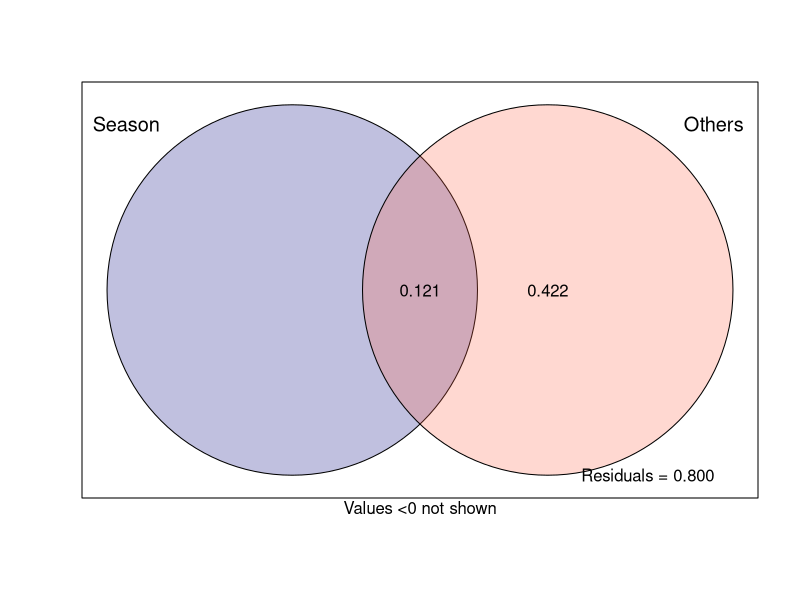
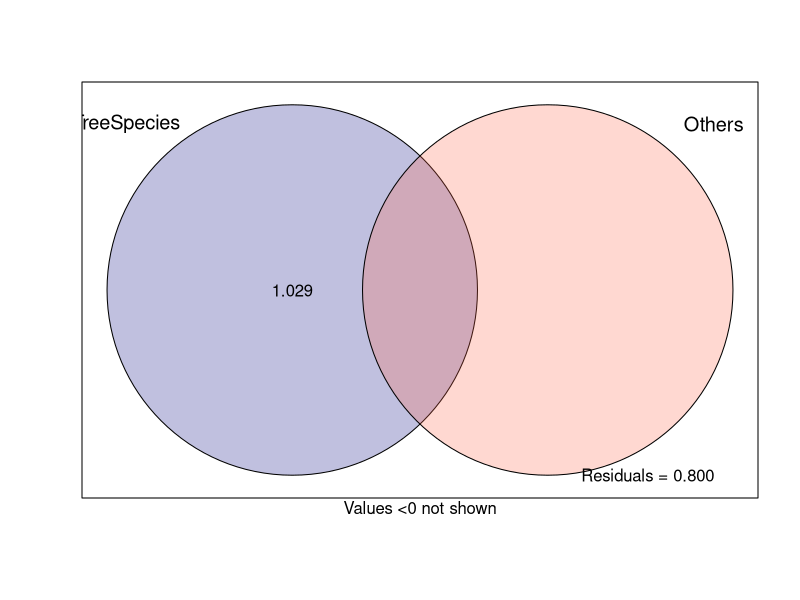
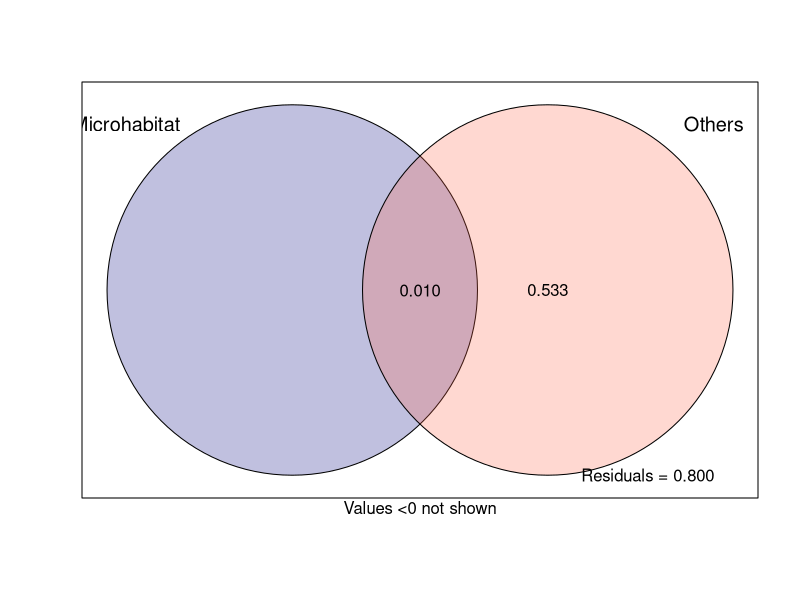
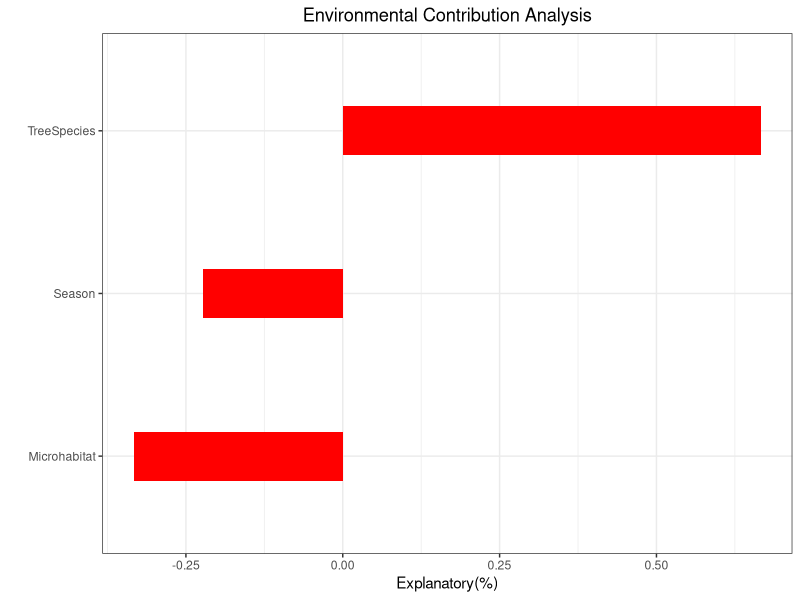

These charts were generated, in order, by the following R code:


# 加载必要的包
library(vegan)
library(ggplot2)
# 创建OTUCer.hel数据框（假设有5个样本和3个物种）
OTUCer.hel <- data.frame(
  Sample1 = c(10, 20, 30),
  Sample2 = c(15, 25, 35),
  Sample3 = c(20, 30, 40),
  Sample4 = c(25, 35, 45),
  Sample5 = c(30, 40, 50)
)
rownames(OTUCer.hel) <- c("Species1", "Species2", "Species3")
OTUCer.hel=data.frame(t(OTUCer.hel))

# 创建SampleMetadata数据框
SampleMetadata <- data.frame(
  Microhabitat = c("A", "B", "A", "B", "A"),
  Season = c("Spring", "Spring", "Autumn", "Autumn", "Spring"),
  TreeSpecies = c("Oak", "Oak", "Oak", "Maple", "Maple")
)
rownames(SampleMetadata) <- paste0("Sample", 1:5)

# 进行变异分区分析
selected.feature <- "Microhabitat"
Others.features <- c("Season", "TreeSpecies")

# Cervarp.all <- varpart(OTUCer.hel, ~ selected.fecture,  ~Others.features, data = SampleMetadata)

Others.features.all <- c("Season", "TreeSpecies","Microhabitat")
# 定义变量
contributions = list()
for(i in Others.features.all){
  print(i)
  # selected.feature <- "Microhabitat"
  selected.feature <- i
  
  Others.features <- Others.features.all[!Others.features.all %in% selected.feature]
  print(Others.features)
  
  # 进行变异分区分析
  OTUCer.hel=data.frame(OTUCer.hel)
  Cervarp.all <- varpart(OTUCer.hel, as.formula(paste("~", selected.feature)), as.formula(paste("~", paste(Others.features, collapse = "+"))), data = SampleMetadata)
  contribution = Cervarp.all$part[["fract"]]$Adj.R.squared[1]
  
  # Cervarp.all$part[["indfract"]]$Adj.R.squared = Cervarp.all$part[["indfract"]]$Adj.R.squared *100 
  contributions[i]=contribution
  
  # 查看结果
  # print(Cervarp.all)
  venny.tables= Cervarp.all$part[["indfract"]] 
  # 筛选venny.tables中Testable为TRUE的行
  venny.tables = venny.tables[venny.tables$Testable, ]
  # 为venny.tables添加一列，用于显示百分比
  # venny.tables$Adj.R.squared = paste0(round(venny.tables$Adj.R.squared, 2), "%")
  pdf(paste0("venn_", selected.feature, ".pdf"), width = 6, height = 6)
  plot(Cervarp.all, digits = 2, Xnames = c(selected.feature, "Others"), bg = c('navy', 'tomato', 'green'))
  dev.off()
  # 保存venn图
  ggsave(paste0("venn_", selected.feature, ".png"), device = "png", dpi = 300, width = 6, height = 6)  
  
}


# 创建数据框
df <- data.frame(
  Feature = names(contributions),
  Contribution = unlist(contributions)
)


# 使用ggplot绘制条形图
barplot.contri <- ggplot(df, aes(y = reorder(Feature, Contribution), x = Contribution)) +
  geom_bar(stat = "identity", fill = "red", width = 0.3) +
  xlab("Explanatory(%)") +
  ylab("") +
  ggtitle("Environmental Contribution Analysis") +
  theme_bw() +
  theme(plot.title = element_text(hjust = 0.5))

ggsave("barplot_contribution.png", plot = barplot.contri, device = "png", dpi = 300, width = 6, height = nrow(df)*0.5+2)
